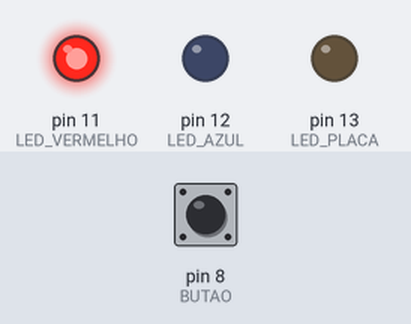
The sketch below on a simulated Arduino Uno, built with avr-gcc and run on an emulated ATmega328P. On the bench: output pins drawn as LEDs (lit = HIGH). Dashed ring = blinking. The inputs (shaded band) are chosen by the test bench; at power-on: pin 8 (BUTAO) HIGH.

Above: at 4.6 s.
4.7 s: pin 8 (BUTAO) pulled LOW for 2.25 s
At 6.7 s:
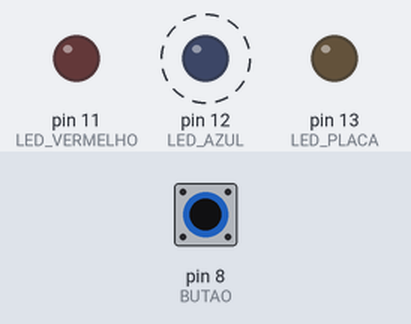
At 7.07 s:
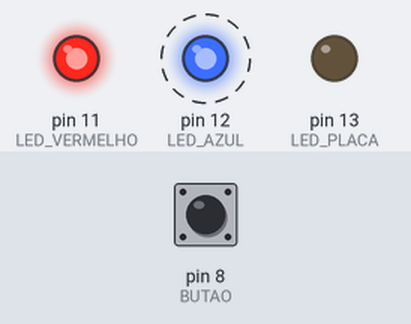
Timing chart, 0 to 14.4 s (numbered marks = the images above; inputs shaded):
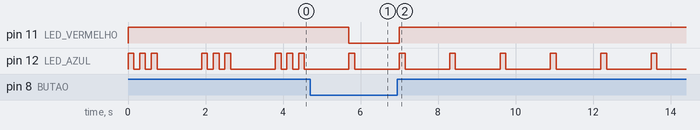

The sketch:

MyBlink_com_butao.ino
```cpp
/*
  Desenvolvimento arduino
  Teste2 - Vasco Batista 25-2-2018

  - leds Azul pin12
  - led vermilho pin 11
  - Buatao pin 8 - ativalo a LOW

  função para ler inputs - esdo do butão

  função para altrar modeo

  ativar butões

  baseado em delais ???

*/
// Constantes pisca várias vezes
const int tempo = 150;


const int LED_PLACA = 13;
const int LED_AZUL = 12;
const int LED_VERMELHO = 11;

const int BUTAO = 8;


// Lista de variaveis globais
int mode = 0; //identifica o modo de funcionamento
// modo 0; modo inicial
// modo 1; modo especia


int input_status; // estado das intradas
int repete = 3;


//Lista de Funcoes

//Ler parametros de input
// funcao que le os sensores
void get_sensor() {
  // read the state of the BUTAO value:
  input_status = digitalRead(BUTAO);

}

// calculate
// funcao que com base nos dados dos sensores altera o modo de funcionar
void mode_calc()
{
  // altera o mode dependendo das entradas

  // led vermelho fica com a possiçao do butão
  digitalWrite(LED_VERMELHO, input_status);
  if (input_status == LOW)
    if (mode == 0)
    {
      mode = 1;
    }
    else {
      mode = 0;
    }


}


// the setup function runs once when you press reset or power the board
void setup() {
  // initialize digital pin LED_BUILTIN as an output.
  pinMode(LED_PLACA, OUTPUT);
  pinMode(LED_AZUL, OUTPUT);
  pinMode(LED_VERMELHO, OUTPUT);
  pinMode(BUTAO, INPUT);
}

// the loop function runs over and over again forever
void loop() {

  // le o estado do sensores
  get_sensor();


  // muda o mode
  mode_calc();


  //

  if (mode == 1) {
    repete = 1;
  }
  else
  {
    repete = 3;
  }


  for (int i = 1; i <= repete; i++)
  {
    digitalWrite(LED_AZUL, HIGH);   // turn the LED on (HIGH is the voltage level)
    delay(tempo);                       // wait for a second
    digitalWrite(LED_AZUL, LOW);    // turn the LED off by making the voltage LOW
    delay(tempo);                       // wait for a second

  }
  delay(1000);
  //  digitalWrite(LED_BUILTIN, HIGH);   // turn the LED on (HIGH is the voltage level)
  //  delay(250);                       // wait for a second
  //  digitalWrite(LED_BUILTIN, LOW);    // turn the LED off by making the voltage LOW
  //  delay(100);                       // wait for a second
  //  digitalWrite(LED_BUILTIN, HIGH);   // turn the LED on (HIGH is the voltage level)
  //  delay(250);
  //digitalWrite(LED_AZUL, LOW);    // turn the LED off by making the voltage LOW
  //delay(1000);                       // wait for a second


}
```

Measured:
- after the input at 4.7 s, pin 11 (LED_VERMELHO): HIGH → LOW after 1.0 s, → HIGH 1.3 s later
- by itself, pin 12 (LED_AZUL): alternates HIGH for 0.15 s and LOW for 1.2 s
